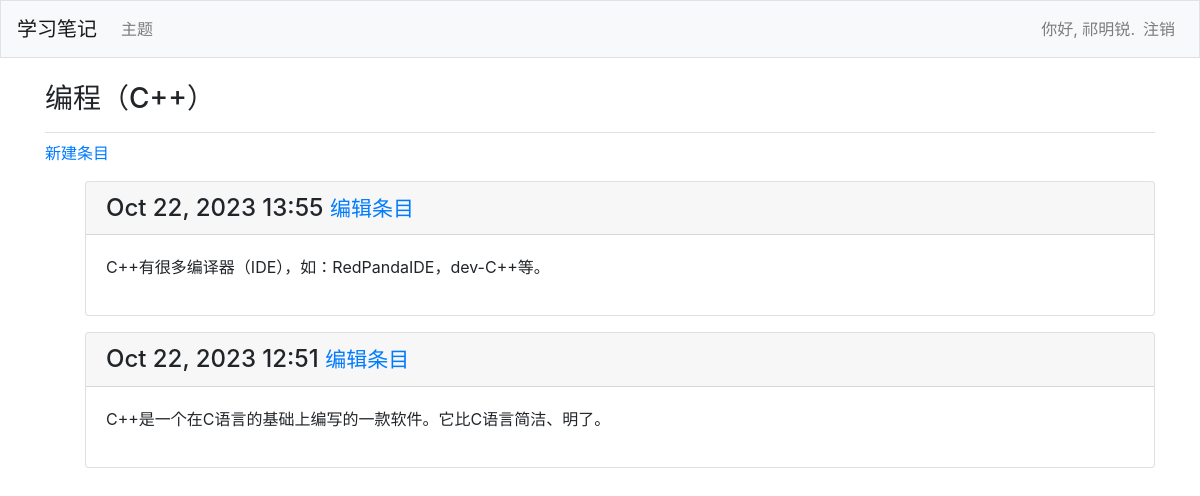
Screenshot of /topics/3/ (signed in) with the database file from the repository.
### learning_logs/models.py (models this page shows, shortened)
class Topic(models.Model):
    text = models.CharField(max_length=200)
    date_added = models.DateTimeField(auto_now_add=True)
    owner = models.ForeignKey(User, on_delete=models.CASCADE)
    def __str__(self):
        return self.text

class Entry(models.Model):
    topic = models.ForeignKey(Topic, on_delete=models.CASCADE)
    text = models.TextField()
    date_added = models.DateTimeField(auto_now_add=True)
    class Meta:
        verbose_name_plural = 'entries'

### learning_logs/views.py (the view)
# urls.py: path('topics/<int:topic_id>/', views.topic, name='topic'),
@login_required
def topic(request, topic_id):
    topic = Topic.objects.get(id=topic_id)
    entries = topic.entry_set.order_by('-date_added')
    context = {'topic': topic, 'entries': entries}
    return render(request, 'learning_logs/topic.html', context)

### learning_logs/templates/learning_logs/topic.html
{% extends 'learning_logs/base.html' %}
{% block page_header %}
  <h3>{{ topic }}</h3>
{% endblock page_header %}
{% block content %}
  <p>
    <a href="{% url 'learning_logs:new_entry' topic.id %}">新建条目</a>
  </p>
  <ul>
  {% for entry in entries %}
    <div class="card mb-3">
      <h4 class="card-header">
        {{ entry.date_added|date:'M d, Y H:i' }}
        <small><a href="{% url 'learning_logs:edit_entry' entry.id %}">
            编辑条目</a></small>
      </h4>
      <div class="card-body">
        {{ entry.text|linebreaks }}
      </div>
    </div>
  {% empty %}
    <p>There are no entries for this topic yet.</p>
  {% endfor %}
{% endblock content %}

### learning_logs/templates/learning_logs/base.html (shortened to what this page needs)
{% load bootstrap4 %}
<!doctype html>
<html lang="en">
<head>
  {% bootstrap_css %}
</head>
<body>
  <nav class="navbar navbar-expand-md navbar-light bg-light mb-4 border">
    <a class="navbar-brand" href="{% url 'learning_logs:index'%}">
        学习笔记</a>
    <div class="collapse navbar-collapse" id="navbarCollapse">
      <ul class="navbar-nav mr-auto">
        <li class="nav-item">
          <a class="nav-link" href="{% url 'learning_logs:topics'%}">
              主题</a></li>
      </ul>
      <ul class="navbar-nav ml-auto">
        {% if user.is_authenticated %}
          <li class="nav-item">
            <span class="navbar-text"}">你好, {{ user.username }}.</span>
          </li>
          <li class="nav-item">
            <a class="nav-link" href="{% url 'users:logout' %}">注销</a>
          </li>
        {% else %}
          <li class="nav-item">
            <a class="nav-link" href="{% url 'users:register' %}">注册</a>
          </li>
          <li class="nav-item">
            <a class="nav-link" href="{% url 'users:login' %}">登录</a></li>
        {% endif %}
      </ul>
    </div>
  </nav>
  <main role="main" class="container">
    <div class="pb-2 mb-2 border-bottom">
      {% block page_header %}{% endblock page_header %}
    </div>
    <div>
      {% block content %}{% endblock content %}
    </div>
  </main>
</body>
</html>

### rows the page displays
Topic: text "编程（C++）"
Entry: date_added "Oct 22, 2023 13:55", text "C++有很多编译器（IDE），如：RedPandaIDE，dev-C++等。"
Entry: date_added "Oct 22, 2023 12:51", text "C++是一个在C语言的基础上编写的一款软件。它比C语言简洁、明了。"

### other values shown
{{ user.username }} "祁明锐"
